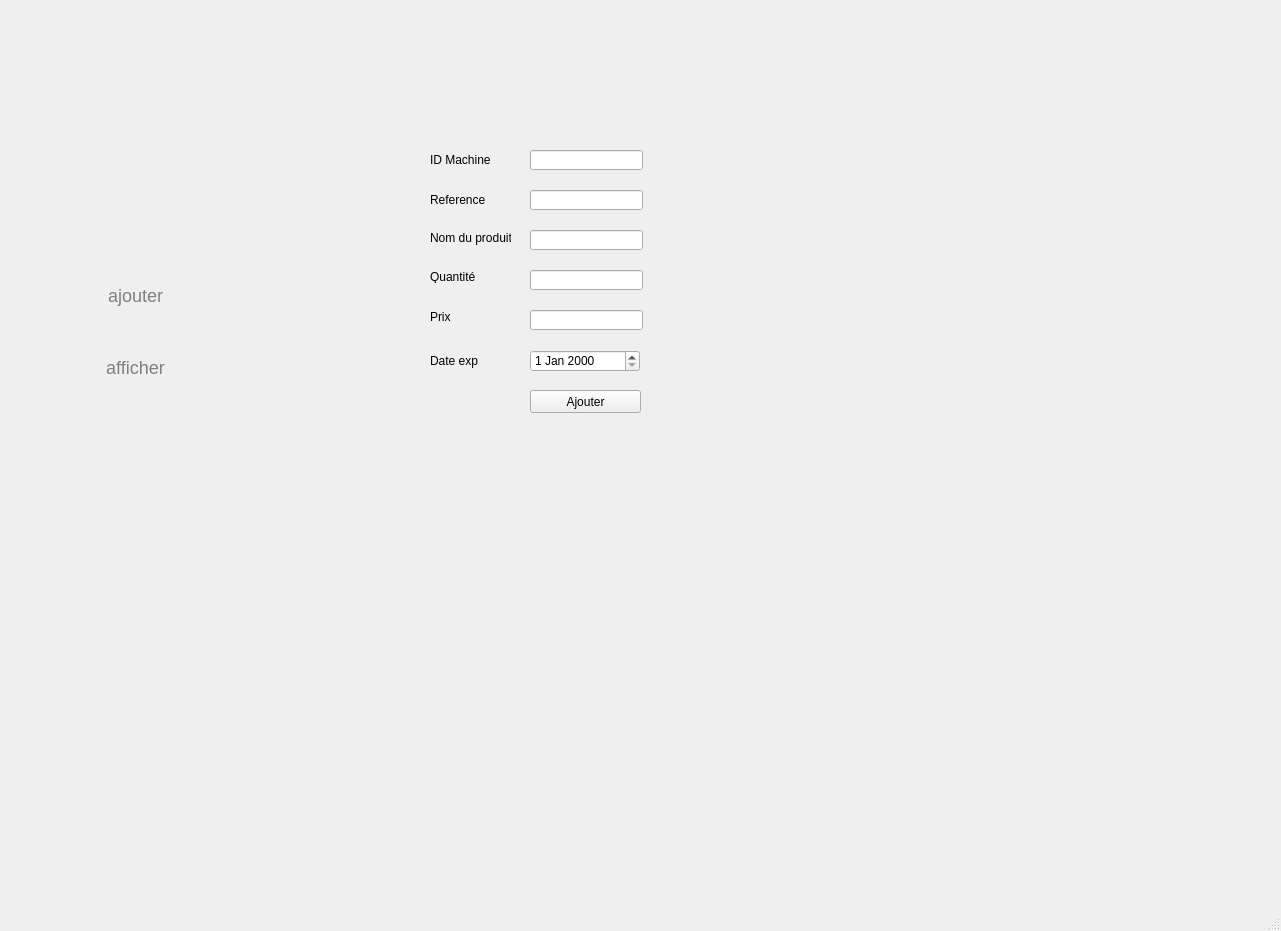
<?xml version="1.0" encoding="UTF-8"?>
<ui version="4.0">
 <class>produit</class>
 <widget class="QMainWindow" name="produit">
  <property name="geometry">
   <rect>
    <x>0</x>
    <y>0</y>
    <width>1281</width>
    <height>931</height>
   </rect>
  </property>
  <property name="windowTitle">
   <string>MainWindow</string>
  </property>
  <widget class="QWidget" name="centralwidget">
   <widget class="QPushButton" name="pushButton_retour">
    <property name="geometry">
     <rect>
      <x>190</x>
      <y>422</y>
      <width>75</width>
      <height>61</height>
     </rect>
    </property>
    <property name="styleSheet">
     <string notr="true">#pushButton_retour{
background-color: transparent;
border-image: url(:/img/img/retour.jpg);
background: none;
border: none;
background-repeat: none;
color : gray ;

font-size: 18px;
}</string>
    </property>
    <property name="text">
     <string/>
    </property>
   </widget>
   <widget class="QLabel" name="label_11">
    <property name="geometry">
     <rect>
      <x>20</x>
      <y>10</y>
      <width>271</width>
      <height>511</height>
     </rect>
    </property>
    <property name="styleSheet">
     <string notr="true">#label_11 {
background-color: transparent;
border-image: url(:/img/img/espace admin.jpg);
background: none;
border: none;
background-repeat: none;
}</string>
    </property>
    <property name="text">
     <string/>
    </property>
   </widget>
   <widget class="QStackedWidget" name="stackedWidget">
    <property name="geometry">
     <rect>
      <x>310</x>
      <y>20</y>
      <width>821</width>
      <height>511</height>
     </rect>
    </property>
    <property name="currentIndex">
     <number>0</number>
    </property>
    <widget class="QWidget" name="page">
     <widget class="QLineEdit" name="lineEdit_2">
      <property name="geometry">
       <rect>
        <x>220</x>
        <y>170</y>
        <width>113</width>
        <height>20</height>
       </rect>
      </property>
     </widget>
     <widget class="QLineEdit" name="lineEdit_3">
      <property name="geometry">
       <rect>
        <x>220</x>
        <y>210</y>
        <width>113</width>
        <height>20</height>
       </rect>
      </property>
     </widget>
     <widget class="QLabel" name="label_9">
      <property name="geometry">
       <rect>
        <x>120</x>
        <y>290</y>
        <width>47</width>
        <height>13</height>
       </rect>
      </property>
      <property name="text">
       <string>Prix</string>
      </property>
     </widget>
     <widget class="QLineEdit" name="lineEdit_10">
      <property name="geometry">
       <rect>
        <x>220</x>
        <y>290</y>
        <width>113</width>
        <height>20</height>
       </rect>
      </property>
     </widget>
     <widget class="QLineEdit" name="lineEdit_4">
      <property name="geometry">
       <rect>
        <x>220</x>
        <y>250</y>
        <width>113</width>
        <height>20</height>
       </rect>
      </property>
     </widget>
     <widget class="QLabel" name="label_4">
      <property name="geometry">
       <rect>
        <x>120</x>
        <y>250</y>
        <width>47</width>
        <height>13</height>
       </rect>
      </property>
      <property name="text">
       <string>Quantité</string>
      </property>
     </widget>
     <widget class="QLabel" name="label_3">
      <property name="geometry">
       <rect>
        <x>120</x>
        <y>210</y>
        <width>81</width>
        <height>16</height>
       </rect>
      </property>
      <property name="text">
       <string>Nom du produit</string>
      </property>
     </widget>
     <widget class="QLineEdit" name="lineEdit">
      <property name="geometry">
       <rect>
        <x>220</x>
        <y>130</y>
        <width>113</width>
        <height>20</height>
       </rect>
      </property>
     </widget>
     <widget class="QLabel" name="label_2">
      <property name="geometry">
       <rect>
        <x>120</x>
        <y>170</y>
        <width>61</width>
        <height>20</height>
       </rect>
      </property>
      <property name="text">
       <string>Reference</string>
      </property>
     </widget>
     <widget class="QDateEdit" name="dateEdit">
      <property name="geometry">
       <rect>
        <x>220</x>
        <y>330</y>
        <width>110</width>
        <height>22</height>
       </rect>
      </property>
     </widget>
     <widget class="QPushButton" name="pushButton_2">
      <property name="geometry">
       <rect>
        <x>220</x>
        <y>370</y>
        <width>111</width>
        <height>23</height>
       </rect>
      </property>
      <property name="text">
       <string>Ajouter</string>
      </property>
     </widget>
     <widget class="QLabel" name="label_12">
      <property name="geometry">
       <rect>
        <x>120</x>
        <y>330</y>
        <width>51</width>
        <height>21</height>
       </rect>
      </property>
      <property name="text">
       <string>Date exp</string>
      </property>
     </widget>
     <widget class="QLabel" name="label">
      <property name="geometry">
       <rect>
        <x>120</x>
        <y>130</y>
        <width>61</width>
        <height>20</height>
       </rect>
      </property>
      <property name="text">
       <string>ID Machine</string>
      </property>
     </widget>
    </widget>
    <widget class="QWidget" name="page_2">
     <widget class="QPushButton" name="pushButton_7">
      <property name="geometry">
       <rect>
        <x>40</x>
        <y>210</y>
        <width>101</width>
        <height>23</height>
       </rect>
      </property>
      <property name="text">
       <string>Trier par quantite</string>
      </property>
     </widget>
     <widget class="QPushButton" name="pushButton_6">
      <property name="geometry">
       <rect>
        <x>160</x>
        <y>210</y>
        <width>91</width>
        <height>23</height>
       </rect>
      </property>
      <property name="text">
       <string>Trier par prix</string>
      </property>
     </widget>
     <widget class="QTableView" name="tabproduits">
      <property name="geometry">
       <rect>
        <x>40</x>
        <y>50</y>
        <width>441</width>
        <height>151</height>
       </rect>
      </property>
     </widget>
     <widget class="QGroupBox" name="groupBox">
      <property name="geometry">
       <rect>
        <x>50</x>
        <y>320</y>
        <width>281</width>
        <height>251</height>
       </rect>
      </property>
      <property name="title">
       <string>Modifier</string>
      </property>
      <widget class="QLabel" name="label_8">
       <property name="geometry">
        <rect>
         <x>30</x>
         <y>70</y>
         <width>61</width>
         <height>20</height>
        </rect>
       </property>
       <property name="text">
        <string>ID Machine</string>
       </property>
      </widget>
      <widget class="QLineEdit" name="lineEdit_8">
       <property name="geometry">
        <rect>
         <x>120</x>
         <y>100</y>
         <width>113</width>
         <height>20</height>
        </rect>
       </property>
      </widget>
      <widget class="QLabel" name="label_6">
       <property name="geometry">
        <rect>
         <x>30</x>
         <y>40</y>
         <width>51</width>
         <height>16</height>
        </rect>
       </property>
       <property name="text">
        <string>Reference</string>
       </property>
      </widget>
      <widget class="QLabel" name="label_10">
       <property name="geometry">
        <rect>
         <x>40</x>
         <y>130</y>
         <width>47</width>
         <height>13</height>
        </rect>
       </property>
       <property name="text">
        <string>Prix</string>
       </property>
      </widget>
      <widget class="QLineEdit" name="lineEdit_6">
       <property name="geometry">
        <rect>
         <x>120</x>
         <y>40</y>
         <width>113</width>
         <height>20</height>
        </rect>
       </property>
      </widget>
      <widget class="QLineEdit" name="lineEdit_11">
       <property name="geometry">
        <rect>
         <x>120</x>
         <y>130</y>
         <width>113</width>
         <height>20</height>
        </rect>
       </property>
      </widget>
      <widget class="QLineEdit" name="lineEdit_7">
       <property name="geometry">
        <rect>
         <x>120</x>
         <y>70</y>
         <width>113</width>
         <height>20</height>
        </rect>
       </property>
      </widget>
      <widget class="QLabel" name="label_7">
       <property name="geometry">
        <rect>
         <x>30</x>
         <y>100</y>
         <width>47</width>
         <height>13</height>
        </rect>
       </property>
       <property name="text">
        <string>Quantité</string>
       </property>
      </widget>
      <widget class="QPushButton" name="pushButton_3">
       <property name="geometry">
        <rect>
         <x>120</x>
         <y>160</y>
         <width>111</width>
         <height>31</height>
        </rect>
       </property>
       <property name="text">
        <string>Modifier</string>
       </property>
      </widget>
     </widget>
     <widget class="QGroupBox" name="groupBox_2">
      <property name="geometry">
       <rect>
        <x>370</x>
        <y>320</y>
        <width>171</width>
        <height>221</height>
       </rect>
      </property>
      <property name="title">
       <string>supprimer</string>
      </property>
      <widget class="QPushButton" name="pushButton_4">
       <property name="geometry">
        <rect>
         <x>14</x>
         <y>90</y>
         <width>111</width>
         <height>23</height>
        </rect>
       </property>
       <property name="text">
        <string>Supprimer</string>
       </property>
      </widget>
      <widget class="QLabel" name="label_5">
       <property name="geometry">
        <rect>
         <x>40</x>
         <y>30</y>
         <width>51</width>
         <height>20</height>
        </rect>
       </property>
       <property name="text">
        <string>Reference</string>
       </property>
      </widget>
      <widget class="QLineEdit" name="lineEdit_5">
       <property name="geometry">
        <rect>
         <x>12</x>
         <y>60</y>
         <width>111</width>
         <height>20</height>
        </rect>
       </property>
      </widget>
     </widget>
     <widget class="QGroupBox" name="groupBox_3">
      <property name="geometry">
       <rect>
        <x>510</x>
        <y>60</y>
        <width>161</width>
        <height>131</height>
       </rect>
      </property>
      <property name="title">
       <string>chercher</string>
      </property>
      <widget class="QPushButton" name="pushButton_5">
       <property name="geometry">
        <rect>
         <x>30</x>
         <y>80</y>
         <width>101</width>
         <height>23</height>
        </rect>
       </property>
       <property name="text">
        <string>Chercher</string>
       </property>
      </widget>
      <widget class="QLineEdit" name="lineEdit_9">
       <property name="geometry">
        <rect>
         <x>30</x>
         <y>40</y>
         <width>101</width>
         <height>20</height>
        </rect>
       </property>
      </widget>
     </widget>
    </widget>
   </widget>
   <widget class="QPushButton" name="pushButton_ajouter">
    <property name="geometry">
     <rect>
      <x>30</x>
      <y>270</y>
      <width>211</width>
      <height>51</height>
     </rect>
    </property>
    <property name="styleSheet">
     <string notr="true">#pushButton_ajouter{
background-color: transparent;
border-image: url(:/img/img/ajouter.jpg);
background: none;
border: none;
background-repeat: none;
color : gray ;

font-size: 18px;
}</string>
    </property>
    <property name="text">
     <string>ajouter</string>
    </property>
   </widget>
   <widget class="QPushButton" name="pushButton_afficher">
    <property name="geometry">
     <rect>
      <x>30</x>
      <y>342</y>
      <width>211</width>
      <height>51</height>
     </rect>
    </property>
    <property name="styleSheet">
     <string notr="true">#pushButton_afficher{
background-color: transparent;
border-image: url(:/img/img/chercher.jpg);
background: none;
border: none;
background-repeat: none;
color : gray ;

font-size: 18px;
}</string>
    </property>
    <property name="text">
     <string>afficher</string>
    </property>
   </widget>
   <zorder>label_11</zorder>
   <zorder>pushButton_retour</zorder>
   <zorder>stackedWidget</zorder>
   <zorder>pushButton_ajouter</zorder>
   <zorder>pushButton_afficher</zorder>
  </widget>
  <widget class="QMenuBar" name="menubar">
   <property name="geometry">
    <rect>
     <x>0</x>
     <y>0</y>
     <width>1281</width>
     <height>21</height>
    </rect>
   </property>
  </widget>
  <widget class="QStatusBar" name="statusbar"/>
 </widget>
 <resources/>
 <connections/>
</ui>
